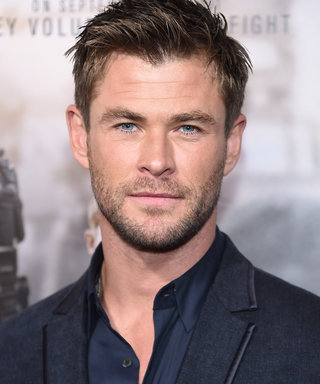
#> input picture data/chris.jpg, 320 x 384 px
$ python -i pipelineColor.py   (imports and definitions only)   (Python 2 division)   (older library calls are emulated)
#> lines starting #> are read from the running program, lines starting #| are printed output that depends on the picture; after the words box and inside, x2 and y2 are one past the last pixel; in counts of white or black regions, pixels touching at a corner belong together
import numpy as np
import cv2
import sys
import matplotlib.pyplot as plt


def loadBGR(filename):
	kWidthRGB = 1280
	kHeightRGB = 720
	kChannelsRGB = 3
	array = np.fromfile(filename, dtype=np.uint8)
	array = array.reshape((kHeightRGB, kWidthRGB, kChannelsRGB))
	return array


# color = "../data/2018.01.22-19.35.53_01" # doesn't work, glasses
# color = "../data/2018.01.22-21.32.34_01" # doesn't work, color
# color = "../data/2018.01.22-19.34.02_01" # sort of works, hair
#~~~~~~~~~~~~~~~~~~~~~~~~~~~~~~~~~~~~~~~~~~~~~~~~~~~~~~
color = "../data/binary/karl_color" # karl
color = "../data/2018.01.22-19.41.50_01" # color #karl
# color = '../small_sets/2018.01.22-13.26.35_01' # ab
# color = "../data/2018.01.22-19.38.35_01" # wg

#~~~~~~~~~~~~~~~~~~~~~~~~~~~~~~~~~~~~~~~~~~~~~~~~~~~~~~
# Load the BGR image
#~~~~~~~~~~~~~~~~~~~~~~~~~~~~~~~~~~~~~~~~~~~~~~~~~~~~~~
# [1 line that did not run here, left out]
# [1 line that did not run here, left out]
MINSIZE = (200, 200)


# frame = cv2.imread("../data/chris.jpg")
# gray = cv2.cvtColor(frame, cv2.COLOR_BGR2GRAY)
# MINSIZE = (80,80)

#~~~~~~~~~~~~~~~~~~~~~~~~~~~~~~~~~~~~~~~~~~~~~~~~~~~~~~
# Face detection - get small region
#~~~~~~~~~~~~~~~~~~~~~~~~~~~~~~~~~~~~~~~~~~~~~~~~~~~~~~
cascPath = "haarcascade_frontalface_default.xml"
# Create the haar cascade
faceCascade = cv2.CascadeClassifier(cascPath)


faces = []
index = np.arange(0.0, 0.7, 0.1)
# [11 lines not run here, left out]

n = len(faces)
# [4 lines not run here, left out]

# Average results
x = 0
y = 0
w = 0
h = 0
# [5 lines not run here, left out]
# [1 line that did not run here, left out]
# [1 line that did not run here, left out]
# [1 line that did not run here, left out]
# [1 line that did not run here, left out]


# Draw a rectangle around the faces
# cv2.rectangle(frame, (x,y),(x+w,y+h),(255,255,0),1) #original rectangle
# cv2.rectangle(frame, (x-int(w*0.1), y-int(h*0.2)), (x+int(w*1.1), y+int(h*1.2)), (0, 255, 0), 1) # larger
# cv2.rectangle(frame, (x+int(w*0.15), y+int(h*0.15)), (x+int(w*0.85), y+int(h*0.85)), (0, 255, 255), 1) # smaller
# cv2.imshow("Face found", frame)

#~~~~~~~~~~~~~~~~~~~~~~~~~~~~~~~~~~~~~~~~~~~~~~~~~~~~~~
# Extract the skin region of the face
#~~~~~~~~~~~~~~~~~~~~~~~~~~~~~~~~~~~~~~~~~~~~~~~~~~~~~~
x1 = x+int(w*0.15)
x2 = x+int(w*0.85)
y1 = y+int(h*0.15)
y2 = y+int(h*0.85)
# [1 line that did not run here, left out]
# cv2.imshow("skin frame",skinFrame) #regular skin frame

#~~~~~~~~~~~~~~~~~~~~~~~~~~~~~~~~~~~~~~~~~~~~~~~~~~~~~~
# Crop the head frame out
#~~~~~~~~~~~~~~~~~~~~~~~~~~~~~~~~~~~~~~~~~~~~~~~~~~~~~~
x1 = x-int(w*0.1)
x2 = x+int(w*1.1)
y1 = y-int(h*0.2)
y2 = y+int(h*1.2)
# [1 line that did not run here, left out]
# cv2.imshow("head frame",headFrame)


#~~~~~~~~~~~~~~~~~~~~~~~~~~~~~~~~~~~~~~~~~~~~~~~~~~~~~~
# Find mask for skin color from the skin frame
#~~~~~~~~~~~~~~~~~~~~~~~~~~~~~~~~~~~~~~~~~~~~~~~~~~~~~~
# [1 line that did not run here, left out]
# [1 line that did not run here, left out]
# [1 line that did not run here, left out]
# [38 lines of commented-out code are left out]
# [1 line that did not run here, left out]
# [6 lines of commented-out code are left out]

lower = np.array([0, 25, 25], dtype = "uint8")
upper = np.array([40, 190, 255], dtype = "uint8")

lower = np.array([0, 25, 25], dtype = "uint8")
upper = np.array([25, 175, 255], dtype = "uint8")

# [16 lines of commented-out code are left out]
# [1 line that did not run here, left out]


#~~~~~~~~~~~~~~~~~~~~~~~~~~~~~~~~~~~~~~~~~~~~~~~~~~~~~~
# Erode the skin mask
#~~~~~~~~~~~~~~~~~~~~~~~~~~~~~~~~~~~~~~~~~~~~~~~~~~~~~~
kernel = cv2.getStructuringElement(cv2.MORPH_ELLIPSE, (11, 11))
# [1 line that did not run here, left out]
# cv2.imshow("eroded",skinMask)


#~~~~~~~~~~~~~~~~~~~~~~~~~~~~~~~~~~~~~~~~~~~~~~~~~~~~~~
# Find the largest connected component of the skin mask
#~~~~~~~~~~~~~~~~~~~~~~~~~~~~~~~~~~~~~~~~~~~~~~~~~~~~~~
#source: https://www.programcreek.com/python/example/89340/cv2.connectedComponentsWithStats
def select_largest_obj(img_bin, lab_val=255, fill_holes=False,
						smooth_boundary=False, kernel_size=11):
		'''Select the largest object from a binary image and optionally
		fill holes inside it and smooth its boundary.
		Args:
			img_bin (2D array): 2D numpy array of binary image.
			lab_val ([int]): integer value used for the label of the largest
					object. Default is 255.
			fill_holes ([boolean]): whether fill the holes inside the largest
					object or not. Default is false.
			smooth_boundary ([boolean]): whether smooth the boundary of the
					largest object using morphological opening or not. Default
					is false.
			kernel_size ([int]): the size of the kernel used for morphological
					operation. Default is 15.
		Returns:
			a binary image as a mask for the largest object.
		'''
		n_labels, img_labeled, lab_stats, _ = \
			cv2.connectedComponentsWithStats(img_bin, connectivity=8,
											 ltype=cv2.CV_32S)
		largest_obj_lab = np.argmax(lab_stats[1:, 4]) + 1
		largest_mask = np.zeros(img_bin.shape, dtype=np.uint8)
		largest_mask[img_labeled == largest_obj_lab] = lab_val
		# import pdb; pdb.set_trace()
		if fill_holes:
			bkg_locs = np.where(img_labeled == 0)
			bkg_seed = (bkg_locs[0][0], bkg_locs[1][0])
			img_floodfill = largest_mask.copy()
			h_, w_ = largest_mask.shape
			mask_ = np.zeros((h_ + 2, w_ + 2), dtype=np.uint8)
			cv2.floodFill(img_floodfill, mask_, seedPoint=bkg_seed,
						  newVal=lab_val)
			holes_mask = cv2.bitwise_not(img_floodfill)  # mask of the holes.
			largest_mask = largest_mask + holes_mask
		if smooth_boundary:
			kernel_ = np.ones((kernel_size, kernel_size), dtype=np.uint8)
			largest_mask = cv2.morphologyEx(largest_mask, cv2.MORPH_OPEN,
											kernel_)

		return largest_mask


# [1 line that did not run here, left out]


#~~~~~~~~~~~~~~~~~~~~~~~~~~~~~~~~~~~~~~~~~~~~~~~~~~~~~~
# Dilate the new skin mask
#~~~~~~~~~~~~~~~~~~~~~~~~~~~~~~~~~~~~~~~~~~~~~~~~~~~~~~
kernel = cv2.getStructuringElement(cv2.MORPH_ELLIPSE, (11, 11))
# [1 line that did not run here, left out]

#~~~~~~~~~~~~~~~~~~~~~~~~~~~~~~~~~~~~~~~~~~~~~~~~~~~~~~
# Find contour points of the largestObjectMask
#~~~~~~~~~~~~~~~~~~~~~~~~~~~~~~~~~~~~~~~~~~~~~~~~~~~~~~
# [1 line that did not run here, left out]
# [1 line that did not run here, left out]
# [1 line not run here, left out]


#~~~~~~~~~~~~~~~~~~~~~~~~~~~~~~~~~~~~~~~~~~~~~~~~~~~~~~
# Fit an ellipse to the contour
#~~~~~~~~~~~~~~~~~~~~~~~~~~~~~~~~~~~~~~~~~~~~~~~~~~~~~~
# [1 line that did not run here, left out]
# (x,y),(MA,ma),angle = cv2.fitEllipse(contours[0])
# [2 lines not run here, left out]

#~~~~~~~~~~~~~~~~~~~~~~~~~~~~~~~~~~~~~~~~~~~~~~~~~~~~~~
# Create a mask that is the shape of the ellipse
#~~~~~~~~~~~~~~~~~~~~~~~~~~~~~~~~~~~~~~~~~~~~~~~~~~~~~~
# [1 line that did not run here, left out]
# [1 line not run here, left out]
# [1 line that did not run here, left out]


#~~~~~~~~~~~~~~~~~~~~~~~~~~~~~~~~~~~~~~~~~~~~~~~~~~~~~~
# Apply the mask to the head Frame
#~~~~~~~~~~~~~~~~~~~~~~~~~~~~~~~~~~~~~~~~~~~~~~~~~~~~~~
# [1 line that did not run here, left out]
# [1 line that did not run here, left out]
# [8 lines not run here, left out]

>>> import cv2
>>> picture = cv2.imread('../data/chris.jpg', cv2.IMREAD_GRAYSCALE)
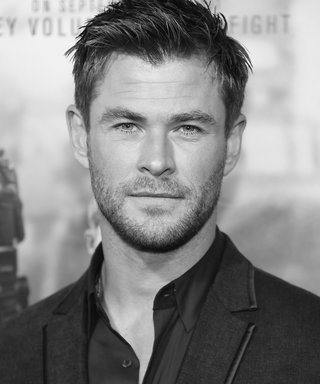
#> picture: shape (384, 320); min 0, max 255, mean 132.5
>>> result = select_largest_obj(picture)
#> in select_largest_obj, `n_labels, img_labeled, lab_stats, _ = \ cv2.connectedComponentsWithSta..`:
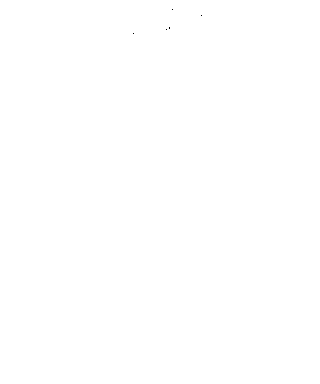
#> img_labeled: shape (384, 320) int32; values 0 (black) and 1 (white), 100% white; black in thin lines or dots, all inside (x1, y1, x2, y2) = (133, 9, 202, 34)
#> in select_largest_obj, `n_labels, img_labeled, lab_stats, _ = \ cv2.connectedComponentsWithSta..`: n_labels = 2; lab_stats = [[133, 9, 69, 25, 6], [0, 0, 320, 384, 122874]]
#> in select_largest_obj, `largest_obj_lab = np.argmax(lab_stats[1:, 4]) + 1`: largest_obj_lab = 1
